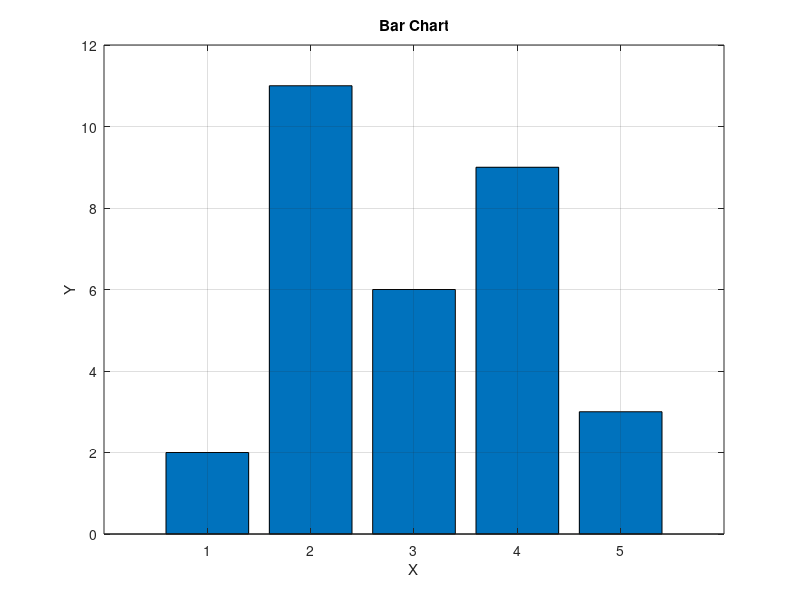
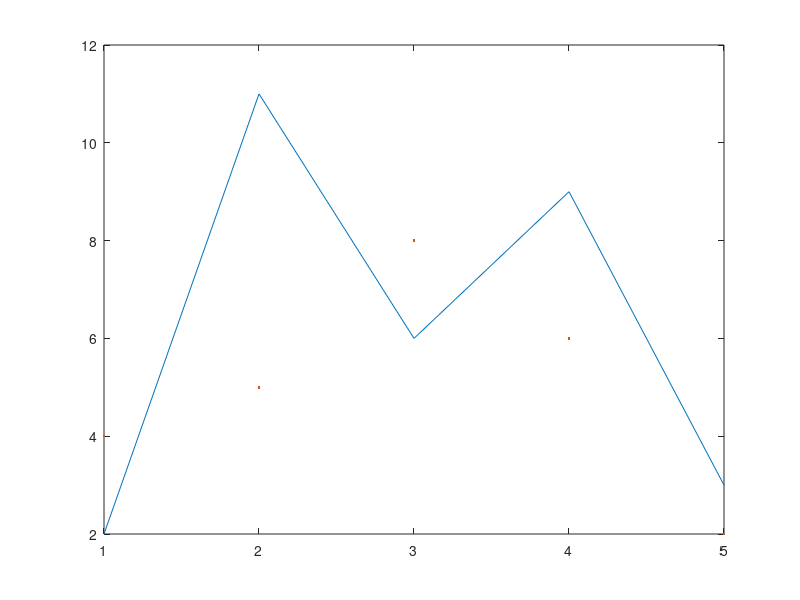

The MATLAB script that drew these images, in order: (Note: this script raises an error after producing the figures.)
x = [1, 2, 3, 4, 5];
y1 = [2, 11, 6, 9, 3];
y2 = [4, 5, 8, 6, 2];

figure(1);
bar(x, y1);
xlabel('X');
ylabel('Y');
title('Bar Chart');
grid on;

figure(2)
plot(x,y1); 
hold on
plot(x,y2,'.'); 
axis(x)
xlabel('X');
ylabel('Y');
title('Line Chart with Markers');
legend('y1', 'y2');
grid on;
